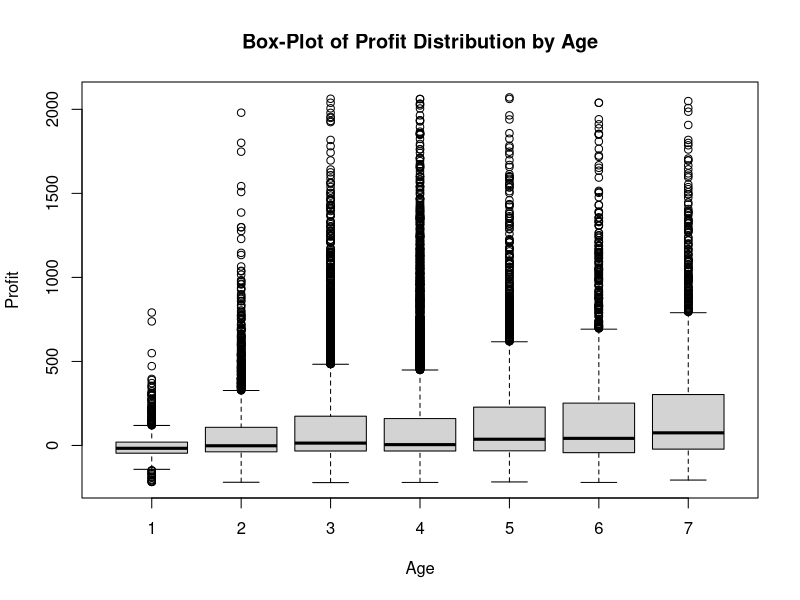
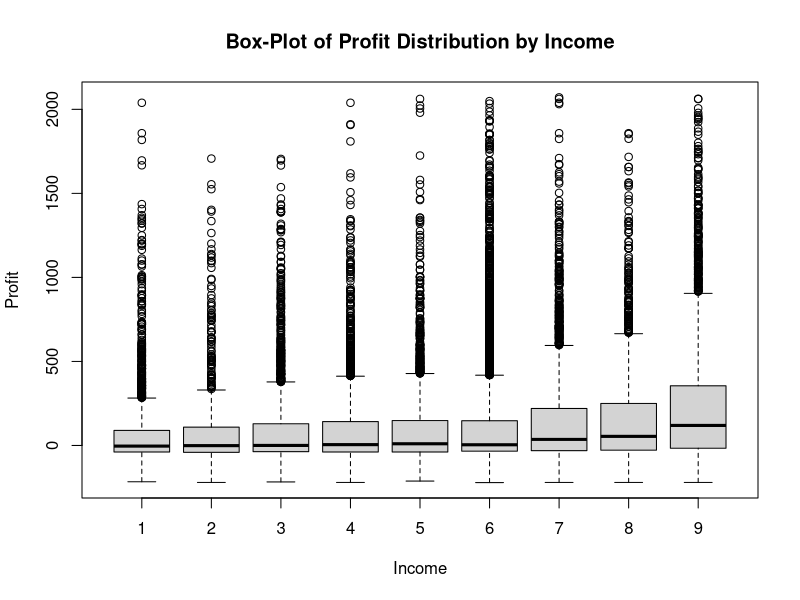
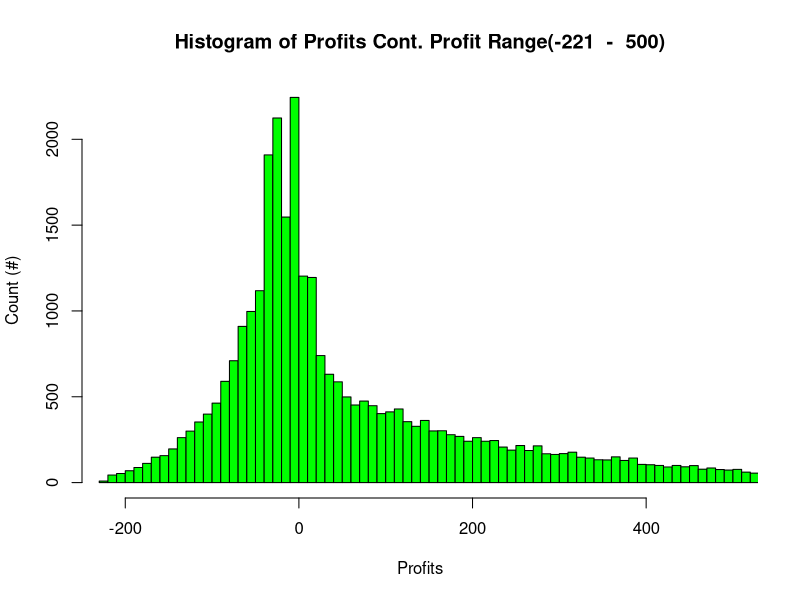
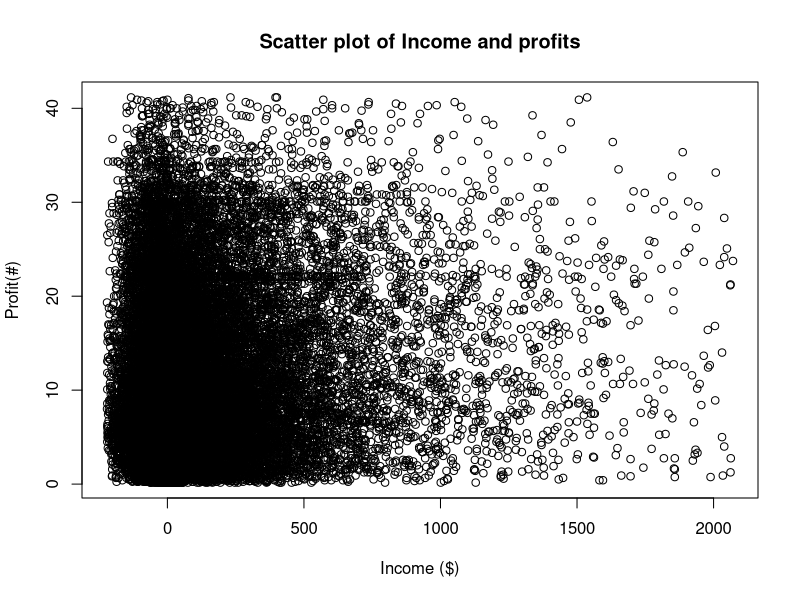
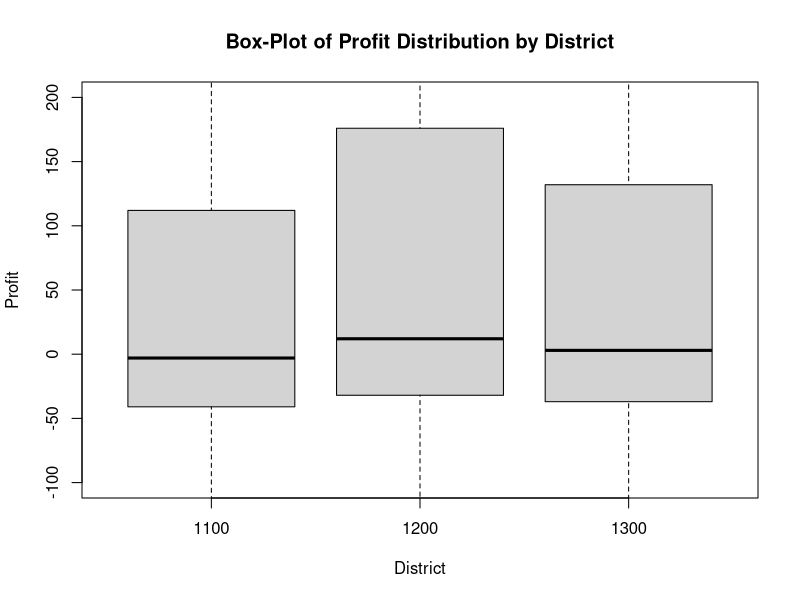
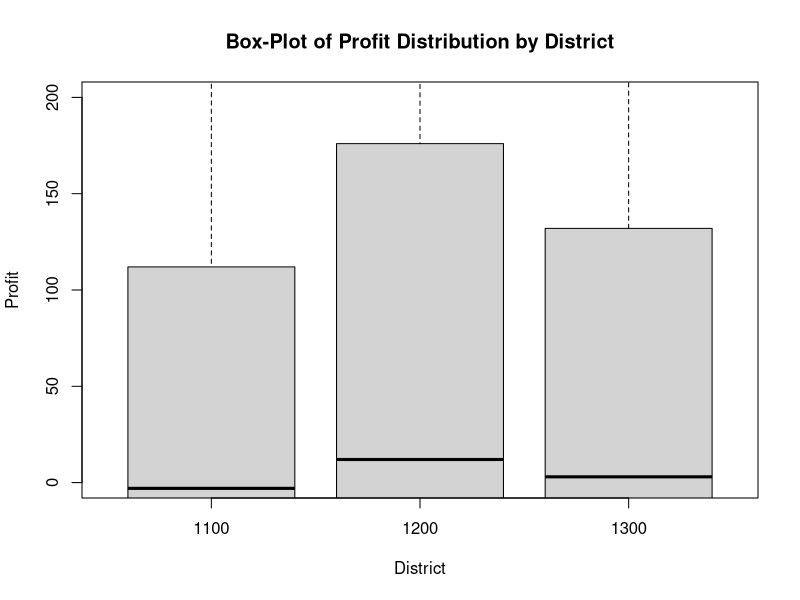
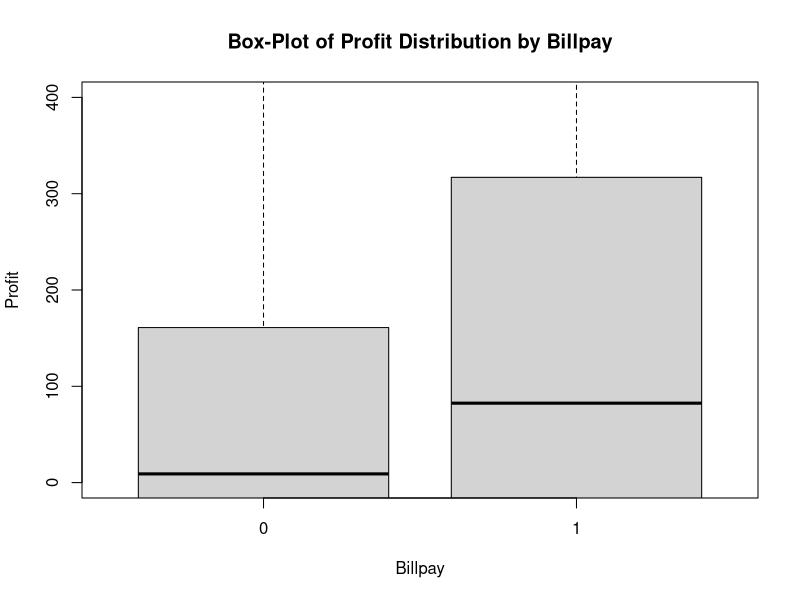
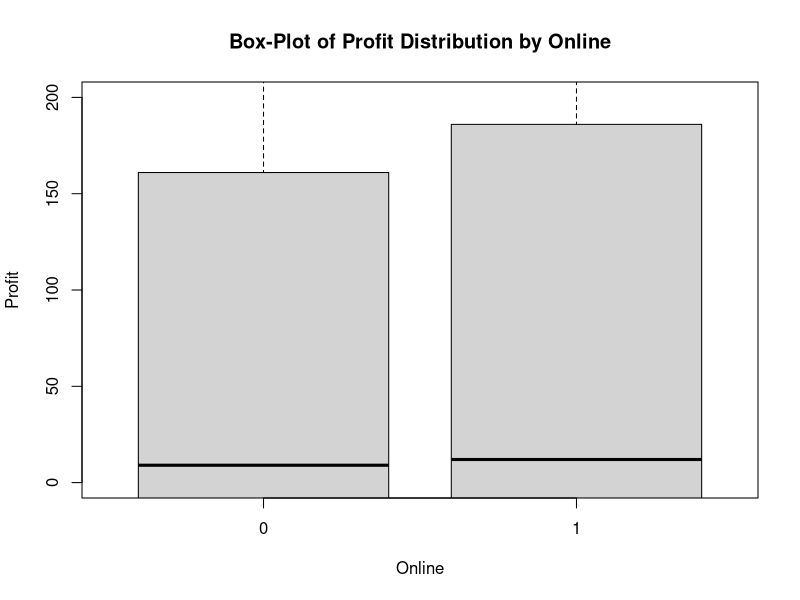

The R source for these figures, in order:
## ---- chunk 1
knitr::opts_chunk$set(echo = TRUE)
## ---- chunk 2
library(rmarkdown) ### This loads the package
## ---- chunk 3
### Check who left the bank in 2000, named the variable as "LeftBank"
### Check who didn't left the bank in 2000, and the income or age in 1999 were missing, we named ### the variable as "fixAge" and "fixIncome"
### for "fixAge"== TRUE, we substitute "NA" to be "4", which is the median
### for "fixIncome"== TRUE, we substitute "NA" to be "6", which is the mean

consumerDB = read.csv("dataset.csv")
## check : summary(consumerDB)
consumerDB$LeftBank = is.na(consumerDB$X0Online) & is.na(consumerDB$X0Billpay)
## check : View(consumerDB)
AgeMedian_1999 = median(consumerDB$X9Age,na.rm = TRUE) 
IncomeMean_1999 = median(consumerDB$X9Inc,na.rm = TRUE) 
AgeMedian_1999
IncomeMean_1999
consumerDB$fixAge = !consumerDB$LeftBank & is.na(consumerDB$X9Age)
consumerDB$fixIncome = !consumerDB$LeftBank & is.na(consumerDB$X9Inc)
consumerDB[consumerDB$fixAge,]$X9Age = 4
## check: View(consumerDB)
consumerDB[consumerDB$fixIncome,]$X9Inc = 6
summary(consumerDB)
### consumerDB3 = consumerDB
### consumerDB3$X9Profit = (consumerDB$X9Profit)/20
### summary(consumerDB3)

#consumerDB$logProfit=consumerDB3
## ---- chunk 4
boxplot(X9Profit~X9Age, data = consumerDB, 
        main = "Box-Plot of Profit Distribution by Age",  ## Sets Title to Plot
        xlab = "Age", ylab = "Profit") ### Sets X and Y Axes Labels
## ---- chunk 5
boxplot(X9Profit~X9Inc, data = consumerDB, 
        main = "Box-Plot of Profit Distribution by Income",  ## Sets Title to Plot
        xlab = "Income", ylab = "Profit") ### Sets X and Y Axes Labels
## ---- chunk 6
hist(consumerDB$X9Profit, main = "Histogram of Profits Cont. Profit Range(-221  -  500)", 
     xlab = "Profits", ylab = "Count (#)", col = "green", xlim = c(-221,500), n = 200)

## ---- chunk 7
### useless
library(plyr)
summary_table = ddply(consumerDB, .(X9Age), 
                            summarize, Mean = mean(X9Profit), 
                            StandardDeviation = sd(X9Profit))
t(round(summary_table,2))
### check :View(consumerDB)
## ---- chunk 8
#1999 Income with online and billpay
summary_Income_1999 = ddply(consumerDB, .(X9Inc), 
                            summarize, '0' = sum(X9Online,X9Online==0), '1' = sum(X9Online,X9Online==1))
summary_Income_1999
## ---- chunk 9
#1999 Age with online and billpay
summary_Age_1999 = ddply(consumerDB, .(X9Age), 
                            summarize, '0' = sum(X9Online,X9Online==0), '1' = sum(X9Online,X9Online==1))
summary_Age_1999
## ---- chunk 10
#table(x=consumerDB$Tenure.Level,y=consumerDB$X0Online)
#table(x=consumerDB$Tenure.Level,y=consumerDB$X9Age)
## ---- chunk 11
### stats Table is wrong
statsTable1999= consumerDB[,2:6]
###View(statsTable1999)
X9Billpay = consumerDB[,10]
statsTable1999= cbind(statsTable1999,X9Billpay)
#View(statsTable1999)
summary(statsTable1999)
### summary(consumerDB)
### statsTable1999=summary.data.frame((statsTable1999)[1:6,])

## ---- chunk 12

## Creating Tenure levels
consumerDB$Tenure.Level = "0"
consumerDB[consumerDB$X9Tenure <= 3.00,]$Tenure.Level = "Level 01"
consumerDB[consumerDB$X9Tenure > 3.00 & consumerDB$X9Tenure <= 6.00,]$Tenure.Level = "Level 02"
consumerDB[consumerDB$X9Tenure > 6.00 & consumerDB$X9Tenure <= 9.00,]$Tenure.Level = "Level 03"
consumerDB[consumerDB$X9Tenure > 9.00 & consumerDB$X9Tenure <= 12.00,]$Tenure.Level = "Level 04"
consumerDB[consumerDB$X9Tenure > 12.00 & consumerDB$X9Tenure <= 15.00,]$Tenure.Level = "Level 05"
consumerDB[consumerDB$X9Tenure > 15.00 & consumerDB$X9Tenure <= 18.00,]$Tenure.Level = "Level 06"
consumerDB[consumerDB$X9Tenure > 18.00 & consumerDB$X9Tenure <= 21.00,]$Tenure.Level = "Level 07"
consumerDB[consumerDB$X9Tenure > 21.00 & consumerDB$X9Tenure <= 24.00,]$Tenure.Level = "Level 08"
consumerDB[consumerDB$X9Tenure > 24.00 & consumerDB$X9Tenure <= 27.00,]$Tenure.Level = "Level 09"
consumerDB[consumerDB$X9Tenure > 27.00 & consumerDB$X9Tenure <= 30.00,]$Tenure.Level = "Level 10"
consumerDB[consumerDB$X9Tenure > 30.00 & consumerDB$X9Tenure <= 33.00,]$Tenure.Level = "Level 11"
consumerDB[consumerDB$X9Tenure > 33.00 & consumerDB$X9Tenure <= 36.00,]$Tenure.Level = "Level 12"
consumerDB[consumerDB$X9Tenure > 36.00 & consumerDB$X9Tenure <= 39.00,]$Tenure.Level = "Level 13"
consumerDB[consumerDB$X9Tenure > 39.00 & consumerDB$X9Tenure <= 42.00,]$Tenure.Level = "Level 14"
table(consumerDB$Tenure.Level,consumerDB$X9Online)
#as.data.frame(consumerDB$Tenure.Level,consumerDB$X9Online)
table(consumerDB$Tenure.Level,consumerDB$X9Billpay)

## ---- chunk 13
### Problem 3 answer
### Please install.packages("psych")

library(psych)
Summary_Table=t(describe(statsTable1999))
Summary_Table = round(Summary_Table,2)
Summary_Table_New = Summary_Table[c(3:5,8:10),c(1,3,4,5)]
Summary_Table_New

## ---- chunk 14
### useless


##View(consumerDB)
plot(consumerDB$X9Tenure ~ consumerDB$X9Profit,  main = "Scatter plot of Income and profits", 
     xlab = "Income ($)", ylab = "Profit(#)")

## ---- chunk 15
boxplot(X9Profit~X9District, data = consumerDB, 
        main = "Box-Plot of Profit Distribution by District",  ## Sets Title to Plot
        xlab = "District", ylab = "Profit", ylim = c(-100,200))### Sets X and Y Axes Labels


## ---- chunk 16

consumerDB2=consumerDB[!is.na(consumerDB$X9Inc),]
consumerDB2=consumerDB2[!is.na(consumerDB2$X9Age),]
#consumerDB2$Na= is.na(consumerDB2$X9Inc ) || is.na(consumerDB2$X9Age)
# View(consumerDB2)
# summary(consumerDB2)
# consumerDB2 means no missing data in 1999 Age and Income
cor(x=consumerDB2$X9Profit, y=consumerDB2$X9Inc)
cor(x=consumerDB2$X9Profit, y=consumerDB2$X9Age)
cor(x=consumerDB$X9Profit, y=consumerDB$X9Online)
cor(x=consumerDB$X9Profit, y=consumerDB$X9Billpay)
cor(x=consumerDB$X9Profit, y=consumerDB$X9Tenure)
cor(x=consumerDB$X9Profit, y=consumerDB$X9District)
## ---- chunk 17
### Profit& District
boxplot(X9Profit~X9District, data = consumerDB, 
        main = "Box-Plot of Profit Distribution by District",  ## Sets Title to Plot
        xlab = "District", ylab = "Profit",ylim=c(0,200)) ### Sets X and Y Axes Labels
###Profit& Billpay
boxplot(X9Profit~X9Billpay, data = consumerDB, 
        main = "Box-Plot of Profit Distribution by Billpay",  ## Sets Title to Plot
        xlab = "Billpay", ylab = "Profit",ylim=c(0,400)) ### Sets X and Y Axes Labels
###Profit& Online
boxplot(X9Profit~X9Online, data = consumerDB, 
        main = "Box-Plot of Profit Distribution by Online",  ## Sets Title to Plot
        xlab = "Online", ylab = "Profit", ylim=c(0,200)) ### Sets X and Y Axes Labels
## ---- chunk 18

## Creating Profit levels
consumerDB$Profit.Level = "0"
consumerDB$ProfitProcess = consumerDB$X9Profit/10
consumerDB[consumerDB$ProfitProcess <= -10,]$Profit.Level = "Level 01"
consumerDB[consumerDB$ProfitProcess > 10 & consumerDB$ProfitProcess <= 20,]$Profit.Level = "Level 02"
consumerDB[consumerDB$ProfitProcess > 20 & consumerDB$ProfitProcess <= 40,]$Profit.Level = "Level 03"
consumerDB[consumerDB$ProfitProcess > 40 & consumerDB$ProfitProcess <= 60,]$Profit.Level = "Level 04"
consumerDB[consumerDB$ProfitProcess > 60 & consumerDB$ProfitProcess <= 80,]$Profit.Level = "Level 05"
consumerDB[consumerDB$ProfitProcess > 80 & consumerDB$ProfitProcess <= 100,]$Profit.Level = "Level 06"
consumerDB[consumerDB$ProfitProcess > 100 & consumerDB$ProfitProcess <= 120,]$Profit.Level = "Level 07"
consumerDB[consumerDB$ProfitProcess > 120 & consumerDB$ProfitProcess <= 140,]$Profit.Level = "Level 08"
consumerDB[consumerDB$ProfitProcess > 140 & consumerDB$ProfitProcess <= 160,]$Profit.Level = "Level 09"
consumerDB[consumerDB$ProfitProcess > 160 & consumerDB$ProfitProcess <= 180,]$Profit.Level = "Level 10"
consumerDB[consumerDB$ProfitProcess > 200,]$Profit.Level = "Level 11"

table(consumerDB$Profit.Level,consumerDB$X9Online)
#as.data.frame(consumerDB$Tenure.Level,consumerDB$X9Online)
table(consumerDB$Profit.Level,consumerDB$X9Billpay)
